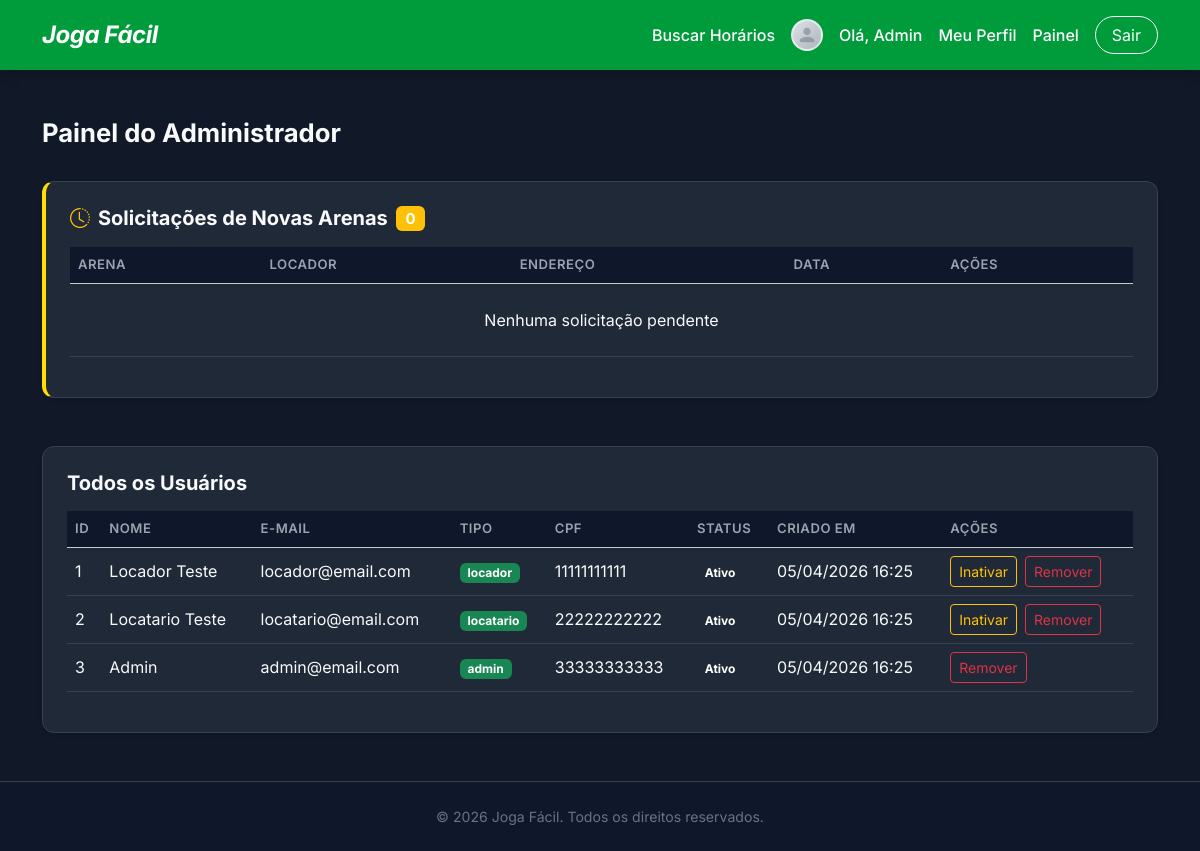
Page /pages/dashboardAdmin.php (signed in) on the committed database.
### tables this page shows
CREATE TABLE IF NOT EXISTS usuarios (
    id         INT AUTO_INCREMENT PRIMARY KEY,
    nome       VARCHAR(100)  NOT NULL,
    email      VARCHAR(150)  NOT NULL UNIQUE,
    senha      VARCHAR(255)  NOT NULL,
    tipo       ENUM('locador','locatario','gerente','admin') NOT NULL DEFAULT 'locatario',
    cpf        VARCHAR(14)   DEFAULT NULL UNIQUE,
    status     ENUM('ativo', 'inativo') NOT NULL DEFAULT 'ativo',
    Inativo_motivo VARCHAR(500) DEFAULT NULL,
    foto_perfil VARCHAR(255)  DEFAULT NULL,
    created_at   TIMESTAMP     DEFAULT CURRENT_TIMESTAMP
);

### crud/readQuadras.php (called while the page is built, shortened)
<?php
function getAllPendingQuadras(): array {
    $pdo = getDbConnection();
    $stmt = $pdo->prepare("SELECT q.*, u.nome as locador_nome FROM quadras q JOIN usuarios u ON q.locador_id = u.id WHERE q.status = 'pendente' ORDER BY q.created_at ASC");
    $stmt->execute();
    return $stmt->fetchAll(PDO::FETCH_ASSOC);
}

### crud/readUsuarios.php (called while the page is built, shortened)
<?php
function readAllUsuarios(): array {
    $pdo        = getDbConnection();
    $selectStmt = $pdo->query("SELECT id, nome, email, tipo, cpf, foto_perfil, status, inativo_motivo, created_at FROM usuarios ORDER BY created_at DESC");
    return $selectStmt->fetchAll();
}

### pages/dashboardAdmin.php (the view, shortened to what this page needs)
<?php
require_once __DIR__ . '/../crud/readUsuarios.php';
require_once __DIR__ . '/../crud/readQuadras.php';
$csrfToken       = generateCsrfToken();
$allUsers        = readAllUsuarios();
$pendingArenas   = getAllPendingQuadras();
?>
<!DOCTYPE html>
<html lang="pt-BR">
<head>
    <?php $pageTitle = 'Painel do Administrador – Joga Fácil'; include __DIR__ . '/../includes/headTag.php'; ?>
</head>
<body class="d-flex flex-column min-vh-100">
<?php include __DIR__ . '/../includes/header.php'; ?>
<main class="flex-grow-1 container py-5">
    <div class="d-flex justify-content-between align-items-center mb-4">
        <h2 class="dashboardTitle fw-bold">Painel do Administrador</h2>
    </div>
    <div class="card border-0 shadow-sm p-4 mb-5 dashboardCard" style="border-left: 4px solid var(--amareloOuro) !important;">
        <h5 class="fw-bold mb-3 d-flex align-items-center">
            <i class="bi bi-clock-history me-2 text-warning"></i>
            Solicitações de Novas Arenas
            <span class="badge bg-warning ms-2"><?= count($pendingArenas) ?></span>
        </h5>
        <div class="table-responsive">
            <table class="table dashboardTable table-hover align-middle">
                <thead class="table-light">
                    <tr>
                        <th>Arena</th>
                        <th>Locador</th>
                        <th>Endereço</th>
                        <th>Data</th>
                        <th>Ações</th>
                    </tr>
                </thead>
                <tbody>
                    <?php if (empty($pendingArenas)): ?>
                        <tr><td colspan="5" class="text-center py-4">Nenhuma solicitação pendente</td></tr>
                    <?php endif; ?>
                </tbody>
            </table>
        </div>
    </div>
    <div class="card border-0 shadow-sm p-4 dashboardCard">
        <h5 class="fw-bold mb-3">Todos os Usuários</h5>
        <div class="table-responsive">
            <table class="table dashboardTable table-hover align-middle">
                <thead class="table-light">
                    <tr>
                        <th>ID</th>
                        <th>Nome</th>
                        <th>E-mail</th>
                        <th>Tipo</th>
                        <th>CPF</th>
                        <th>Status</th>
                        <th>Criado em</th>
                        <th>Ações</th>
                    </tr>
                </thead>
                <tbody>
                    <?php if (empty($allUsers)): ?>
                        <tr><td colspan="8" class="text-center">Nenhum usuário cadastrado</td></tr>
                    <?php else: ?>
                        <?php foreach ($allUsers as $userRow): ?>
                        <?php $estaInativo = $userRow['status'] === 'inativo'; ?>
                        <tr class="<?= $estaInativo ? 'usuarioInativoRow' : '' ?>">
                            <td><?= $userRow['id'] ?></td>
                            <td><?= htmlspecialchars($userRow['nome']) ?></td>
                            <td><?= htmlspecialchars($userRow['email']) ?></td>
                            <td><span class="badge bg-success"><?= $userRow['tipo'] ?></span></td>
                            <td><?= $userRow['cpf'] ?? '—' ?></td>
                            <td>
                                <?php if ($estaInativo): ?>
                                    <span class="badge statusBadgeInativo">Inativo</span>
                                <?php else: ?>
                                    <span class="badge statusBadgeAtivo">Ativo</span>
                                <?php endif; ?>
                            </td>
                            <td><?= date('d/m/Y H:i', strtotime($userRow['created_at'])) ?></td>
                            <td>
                                <div class="d-flex gap-2">
                                    <?php if ($userRow['tipo'] !== 'admin'): ?>
                                        <?php if ($estaInativo): ?>
                                            <form action="../crud/updateUsuarioStatus.php" method="POST" class="d-inline">
                                                <input type="hidden" name="csrfToken"  value="<?= $csrfToken ?>">
                                                <input type="hidden" name="id"         value="<?= $userRow['id'] ?>">
                                                <input type="hidden" name="novoStatus" value="ativo">
                                                <button type="submit" class="btn btn-sm btn-outline-success"
                                                        onclick="return confirm('Reativar a conta de <?= htmlspecialchars($userRow['nome'], ENT_QUOTES) ?>?')">
                                                    Ativar
                                                </button>
                                            </form>
                                        <?php else: ?>
                                            <button type="button"
                                                    class="btn btn-sm btn-outline-warning inativarBtn"
                                                    data-id="<?= $userRow['id'] ?>"
                                                    data-nome="<?= htmlspecialchars($userRow['nome'], ENT_QUOTES) ?>"
                                                    data-bs-toggle="modal"
                                                    data-bs-target="#modalInativarUsuario">
                                                Inativar
                                            </button>
                                        <?php endif; ?>
                                    <?php endif; ?>
                                    <form action="../crud/deleteUsuario.php" method="POST" class="d-inline deleteForm">
                                        <button type="submit" class="btn btn-sm btn-outline-danger">Remover</button>
                                    </form>
                                </div>
                            </td>
                        </tr>
                        <?php endforeach; ?>
                    <?php endif; ?>
                </tbody>
            </table>
        </div>
    </div>
</main>
<?php include __DIR__ . '/../includes/footer.php'; ?>
</body>
</html>

### assets/css/components/tokens.css (style rules this page uses)
:root { --verdeBandeira: #009c3b; --verdeEscuro: #006425; --amareloOuro: #FFDF00; --amareloClaro: #FFEE66; --bgMain: #111827; --bgCard: #1f2937; --bgCardBorder: #374151; --bgSection: #0f172a; --textPrimary: #f9fafb; --textSecondary: #9ca3af; --textMuted: #6b7280; --radiusSm: 8px; --radiusMd: 12px; --radiusLg: 16px; --radiusXl: 24px; --shadowCard: 0 4px 20px rgba(0, 0, 0, 0.35); --transition: all 0.25s ease; }

### assets/css/components/global.css (style rules this page uses)
*, *::before, *::after { box-sizing: border-box; }
html { font-size: 16px; }
body { font-family: 'Inter', system-ui, -apple-system, sans-serif; background-color: var(--bgMain) !important; color: var(--textPrimary) !important; display: flex; flex-direction: column; min-height: 100vh; margin: 0; }

### assets/css/components/dashboard.css (style rules this page uses)
.dashboardCard { background-color: var(--bgCard) !important; border: 1px solid var(--bgCardBorder) !important; border-radius: var(--radiusMd) !important; color: var(--textPrimary) !important; }
.dashboardTitle { font-size: 1.6rem; color: var(--textPrimary); }
.dashboardTable th { font-weight: 600; color: var(--textSecondary); font-size: 0.82rem; text-transform: uppercase; letter-spacing: 0.5px; background-color: var(--bgSection) !important; }
.dashboardTable td { color: var(--textPrimary); background-color: var(--bgCard) !important; border-color: var(--bgCardBorder) !important; }

### rows in the picture
usuarios: id "1", nome "Locador Teste", email "locador@email.com", tipo "locador", cpf "11111111111", status "Ativo", created_at "05/04/2026 16:25"
usuarios: id "2", nome "Locatario Teste", email "locatario@email.com", tipo "locatario", cpf "22222222222", status "Ativo", created_at "05/04/2026 16:25"
usuarios: id "3", nome "Admin", email "admin@email.com", tipo "admin", cpf "33333333333", status "Ativo", created_at "05/04/2026 16:25"

### other values in the picture
$_SESSION['usuarioNome'] "Admin"
count($pendingArenas) "0"
